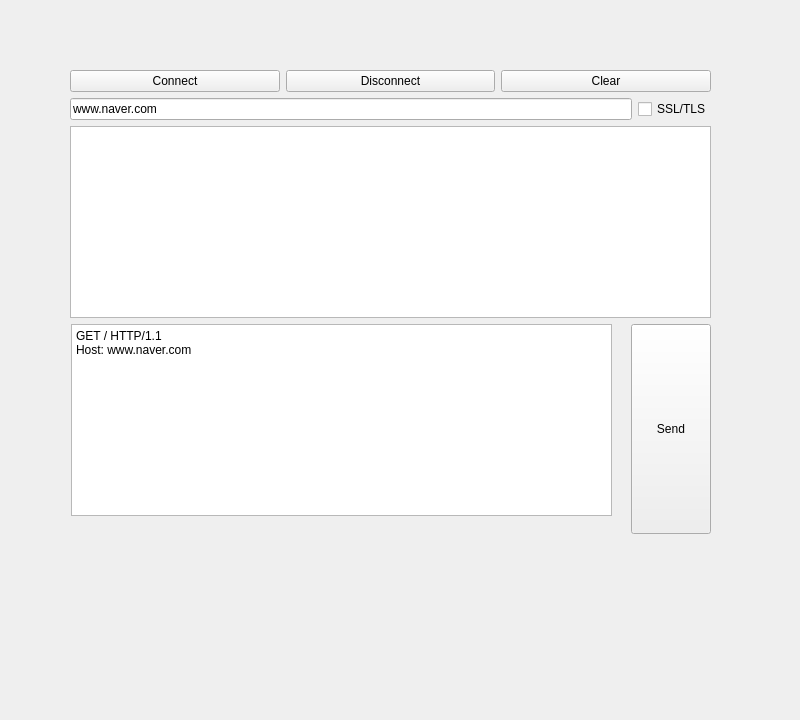
<?xml version="1.0" encoding="UTF-8"?>
<ui version="4.0">
 <class>Widget</class>
 <widget class="QWidget" name="Widget">
  <property name="geometry">
   <rect>
    <x>0</x>
    <y>0</y>
    <width>800</width>
    <height>720</height>
   </rect>
  </property>
  <property name="windowTitle">
   <string>Widget</string>
  </property>
  <widget class="QWidget" name="layoutWidget">
   <property name="geometry">
    <rect>
     <x>70</x>
     <y>70</y>
     <width>641</width>
     <height>464</height>
    </rect>
   </property>
   <layout class="QVBoxLayout" name="verticalLayout_3">
    <item>
     <layout class="QVBoxLayout" name="verticalLayout_2">
      <item>
       <layout class="QHBoxLayout" name="horizontalLayout">
        <item>
         <widget class="QPushButton" name="pbConnect">
          <property name="text">
           <string>Connect</string>
          </property>
         </widget>
        </item>
        <item>
         <widget class="QPushButton" name="pbDisconnect">
          <property name="text">
           <string>Disconnect</string>
          </property>
         </widget>
        </item>
        <item>
         <widget class="QPushButton" name="pbClear">
          <property name="text">
           <string>Clear</string>
          </property>
         </widget>
        </item>
       </layout>
      </item>
      <item>
       <layout class="QVBoxLayout" name="verticalLayout">
        <item>
         <layout class="QHBoxLayout" name="horizontalLayout_2">
          <item>
           <widget class="QLineEdit" name="leHost">
            <property name="text">
             <string>www.naver.com</string>
            </property>
           </widget>
          </item>
          <item>
           <widget class="QCheckBox" name="cbTls">
            <property name="text">
             <string>SSL/TLS</string>
            </property>
           </widget>
          </item>
         </layout>
        </item>
        <item>
         <widget class="QPlainTextEdit" name="pteMessage"/>
        </item>
       </layout>
      </item>
     </layout>
    </item>
    <item>
     <layout class="QHBoxLayout" name="horizontalLayout_3">
      <item>
       <widget class="QStackedWidget" name="stackedWidget">
        <widget class="QWidget" name="page">
         <widget class="QPlainTextEdit" name="pteSend">
          <property name="geometry">
           <rect>
            <x>1</x>
            <y>0</y>
            <width>541</width>
            <height>192</height>
           </rect>
          </property>
          <property name="plainText">
           <string>GET / HTTP/1.1
Host: www.naver.com

</string>
          </property>
         </widget>
        </widget>
        <widget class="QWidget" name="page_2"/>
       </widget>
      </item>
      <item>
       <widget class="QPushButton" name="pbSend">
        <property name="sizePolicy">
         <sizepolicy hsizetype="Minimum" vsizetype="Expanding">
          <horstretch>0</horstretch>
          <verstretch>0</verstretch>
         </sizepolicy>
        </property>
        <property name="text">
         <string>Send</string>
        </property>
       </widget>
      </item>
     </layout>
    </item>
   </layout>
  </widget>
 </widget>
 <resources/>
 <connections/>
</ui>
